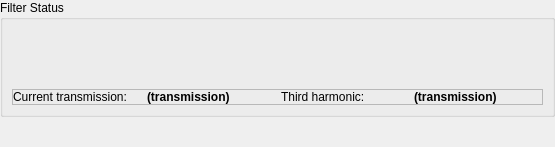
<?xml version="1.0" encoding="UTF-8"?>
<ui version="4.0">
 <class>Form</class>
 <widget class="QWidget" name="Form">
  <property name="geometry">
   <rect>
    <x>0</x>
    <y>0</y>
    <width>555</width>
    <height>147</height>
   </rect>
  </property>
  <property name="windowTitle">
   <string>Form</string>
  </property>
  <layout class="QHBoxLayout" name="horizontalLayout">
   <property name="spacing">
    <number>0</number>
   </property>
   <property name="leftMargin">
    <number>0</number>
   </property>
   <property name="topMargin">
    <number>0</number>
   </property>
   <property name="rightMargin">
    <number>0</number>
   </property>
   <property name="bottomMargin">
    <number>0</number>
   </property>
   <item alignment="Qt::AlignTop">
    <widget class="QGroupBox" name="FilterStatusGroup">
     <property name="sizePolicy">
      <sizepolicy hsizetype="Preferred" vsizetype="Preferred">
       <horstretch>0</horstretch>
       <verstretch>0</verstretch>
      </sizepolicy>
     </property>
     <property name="title">
      <string>Filter Status</string>
     </property>
     <layout class="QVBoxLayout" name="verticalLayout_6" stretch="1,1">
      <property name="spacing">
       <number>0</number>
      </property>
      <item alignment="Qt::AlignTop">
       <widget class="PyDMFrame" name="ActiveConfigFrame">
        <property name="sizePolicy">
         <sizepolicy hsizetype="Preferred" vsizetype="Preferred">
          <horstretch>0</horstretch>
          <verstretch>0</verstretch>
         </sizepolicy>
        </property>
        <property name="maximumSize">
         <size>
          <width>16777215</width>
          <height>16777215</height>
         </size>
        </property>
        <property name="toolTip">
         <string/>
        </property>
        <layout class="QVBoxLayout" name="verticalLayout" stretch="0,1">
         <property name="spacing">
          <number>0</number>
         </property>
         <property name="sizeConstraint">
          <enum>QLayout::SetDefaultConstraint</enum>
         </property>
         <property name="leftMargin">
          <number>0</number>
         </property>
         <property name="topMargin">
          <number>0</number>
         </property>
         <property name="rightMargin">
          <number>0</number>
         </property>
         <property name="bottomMargin">
          <number>0</number>
         </property>
         <item>
          <widget class="PyDMByteIndicator" name="BladeMoving">
           <property name="sizePolicy">
            <sizepolicy hsizetype="Preferred" vsizetype="Preferred">
             <horstretch>0</horstretch>
             <verstretch>0</verstretch>
            </sizepolicy>
           </property>
           <property name="maximumSize">
            <size>
             <width>16777215</width>
             <height>16777215</height>
            </size>
           </property>
           <property name="toolTip">
            <string>Is the filter moving?</string>
           </property>
           <property name="channel" stdset="0">
            <string>ca://${prefix}:SYS:FiltersMovingBitmask_RBV</string>
           </property>
           <property name="onColor" stdset="0">
            <color>
             <red>255</red>
             <green>208</green>
             <blue>10</blue>
            </color>
           </property>
           <property name="offColor" stdset="0">
            <color alpha="0">
             <red>100</red>
             <green>100</green>
             <blue>100</blue>
            </color>
           </property>
           <property name="orientation" stdset="0">
            <enum>Qt::Horizontal</enum>
           </property>
           <property name="showLabels" stdset="0">
            <bool>false</bool>
           </property>
           <property name="bigEndian" stdset="0">
            <bool>true</bool>
           </property>
           <property name="labelPosition" stdset="0">
            <enum>QTabWidget::South</enum>
           </property>
           <property name="numBits" stdset="0">
            <number>18</number>
           </property>
           <property name="labels" stdset="0">
            <stringlist>
             <string>19</string>
             <string>18</string>
             <string>17</string>
             <string>16</string>
             <string>15</string>
             <string>14</string>
             <string>13</string>
             <string>12</string>
             <string>11</string>
             <string>10</string>
             <string>09</string>
             <string>08</string>
             <string>07</string>
             <string>06</string>
             <string>05</string>
             <string>04</string>
             <string>03</string>
             <string>02</string>
            </stringlist>
           </property>
          </widget>
         </item>
         <item>
          <widget class="PyDMByteIndicator" name="ActiveConfig">
           <property name="sizePolicy">
            <sizepolicy hsizetype="Preferred" vsizetype="Preferred">
             <horstretch>0</horstretch>
             <verstretch>0</verstretch>
            </sizepolicy>
           </property>
           <property name="minimumSize">
            <size>
             <width>0</width>
             <height>60</height>
            </size>
           </property>
           <property name="maximumSize">
            <size>
             <width>16777215</width>
             <height>16777215</height>
            </size>
           </property>
           <property name="toolTip">
            <string/>
           </property>
           <property name="channel" stdset="0">
            <string>ca://${prefix}:SYS:ActiveConfigurationBitmask_RBV</string>
           </property>
           <property name="orientation" stdset="0">
            <enum>Qt::Horizontal</enum>
           </property>
           <property name="bigEndian" stdset="0">
            <bool>true</bool>
           </property>
           <property name="labelPosition" stdset="0">
            <enum>QTabWidget::South</enum>
           </property>
           <property name="numBits" stdset="0">
            <number>18</number>
           </property>
           <property name="labels" stdset="0">
            <stringlist>
             <string>19</string>
             <string>18</string>
             <string>17</string>
             <string>16</string>
             <string>15</string>
             <string>14</string>
             <string>13</string>
             <string>12</string>
             <string>11</string>
             <string>10</string>
             <string>09</string>
             <string>08</string>
             <string>07</string>
             <string>06</string>
             <string>05</string>
             <string>04</string>
             <string>03</string>
             <string>02</string>
            </stringlist>
           </property>
          </widget>
         </item>
        </layout>
       </widget>
      </item>
      <item alignment="Qt::AlignTop">
       <widget class="QFrame" name="TransmissionGroup">
        <property name="sizePolicy">
         <sizepolicy hsizetype="Preferred" vsizetype="Preferred">
          <horstretch>0</horstretch>
          <verstretch>0</verstretch>
         </sizepolicy>
        </property>
        <property name="frameShape">
         <enum>QFrame::StyledPanel</enum>
        </property>
        <property name="frameShadow">
         <enum>QFrame::Raised</enum>
        </property>
        <layout class="QHBoxLayout" name="horizontalLayout_3">
         <property name="leftMargin">
          <number>0</number>
         </property>
         <property name="topMargin">
          <number>0</number>
         </property>
         <property name="rightMargin">
          <number>0</number>
         </property>
         <property name="bottomMargin">
          <number>0</number>
         </property>
         <item>
          <widget class="QLabel" name="CurrentLabel">
           <property name="text">
            <string>Current transmission:</string>
           </property>
          </widget>
         </item>
         <item>
          <widget class="PyDMLabel" name="CurrentTransmission">
           <property name="font">
            <font>
             <weight>75</weight>
             <bold>true</bold>
            </font>
           </property>
           <property name="toolTip">
            <string/>
           </property>
           <property name="text">
            <string>(transmission)</string>
           </property>
           <property name="alignment">
            <set>Qt::AlignLeading|Qt::AlignLeft|Qt::AlignVCenter</set>
           </property>
           <property name="showUnits" stdset="0">
            <bool>true</bool>
           </property>
           <property name="channel" stdset="0">
            <string>ca://${prefix}:SYS:ActualTransmission_RBV </string>
           </property>
           <property name="displayFormat" stdset="0">
            <enum>PyDMLabel::Exponential</enum>
           </property>
          </widget>
         </item>
         <item>
          <widget class="QLabel" name="ThirdLabel">
           <property name="text">
            <string>Third harmonic:</string>
           </property>
          </widget>
         </item>
         <item>
          <widget class="PyDMLabel" name="CurrentThirdHarmonicTransmission">
           <property name="font">
            <font>
             <weight>75</weight>
             <bold>true</bold>
            </font>
           </property>
           <property name="toolTip">
            <string/>
           </property>
           <property name="text">
            <string>(transmission)</string>
           </property>
           <property name="alignment">
            <set>Qt::AlignLeading|Qt::AlignLeft|Qt::AlignVCenter</set>
           </property>
           <property name="showUnits" stdset="0">
            <bool>true</bool>
           </property>
           <property name="channel" stdset="0">
            <string>ca://${prefix}:SYS:Actual3OmegaTransmission_RBV</string>
           </property>
           <property name="displayFormat" stdset="0">
            <enum>PyDMLabel::Exponential</enum>
           </property>
          </widget>
         </item>
        </layout>
       </widget>
      </item>
     </layout>
    </widget>
   </item>
  </layout>
 </widget>
 <customwidgets>
  <customwidget>
   <class>PyDMLabel</class>
   <extends>QLabel</extends>
   <header>pydm.widgets.label</header>
  </customwidget>
  <customwidget>
   <class>PyDMByteIndicator</class>
   <extends>QWidget</extends>
   <header>pydm.widgets.byte</header>
  </customwidget>
  <customwidget>
   <class>PyDMFrame</class>
   <extends>QFrame</extends>
   <header>pydm.widgets.frame</header>
   <container>1</container>
  </customwidget>
 </customwidgets>
 <resources/>
 <connections/>
</ui>
